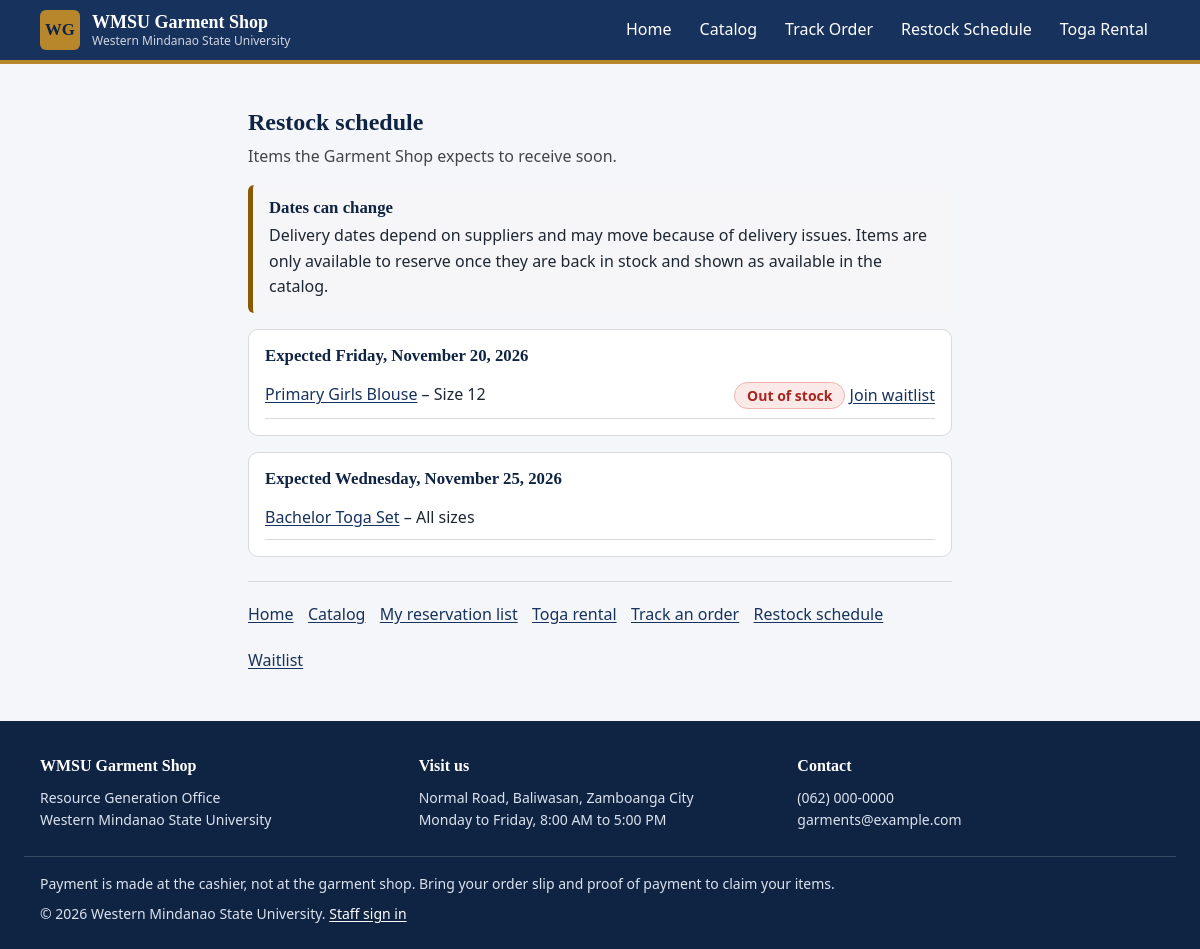
/restock.php, run on the app's committed database.
### tables this page shows
CREATE TABLE restock_schedule (
  restock_id     INT UNSIGNED NOT NULL AUTO_INCREMENT,
  variant_id     INT UNSIGNED NULL,
  item_id        INT UNSIGNED NULL,
  expected_date  DATE NOT NULL,
  expected_qty   INT NULL,
  note           VARCHAR(255) NULL,
  status         ENUM('scheduled','delivered','delayed') NOT NULL DEFAULT 'scheduled',
  created_by     INT UNSIGNED NULL,
  created_at     DATETIME NOT NULL DEFAULT CURRENT_TIMESTAMP,
  updated_at     DATETIME NOT NULL DEFAULT CURRENT_TIMESTAMP ON UPDATE CURRENT_TIMESTAMP,
  PRIMARY KEY (restock_id),
  KEY idx_restock_variant (variant_id),
  KEY idx_restock_item (item_id),
  KEY idx_restock_status_date (status, expected_date),
  CONSTRAINT fk_restock_variant FOREIGN KEY (variant_id) REFERENCES item_variants (variant_id),
  CONSTRAINT fk_restock_item    FOREIGN KEY (item_id) REFERENCES items (item_id),
  CONSTRAINT fk_restock_user    FOREIGN KEY (created_by) REFERENCES users (user_id),
  CONSTRAINT chk_restock_target CHECK (variant_id IS NOT NULL OR item_id IS NOT NULL)
);

CREATE TABLE items (
  item_id              INT UNSIGNED NOT NULL AUTO_INCREMENT,
  category_id          SMALLINT UNSIGNED NOT NULL,
  education_level_id   TINYINT UNSIGNED NULL,
  course_id            SMALLINT UNSIGNED NULL,
  item_code            VARCHAR(30)  NOT NULL,
  name                 VARCHAR(150) NOT NULL,
  description          VARCHAR(500) NULL,
  item_type            ENUM('ready_made','made_to_order','rental','alteration') NOT NULL,
  reservation_mode     ENUM('auto','approval','none') NOT NULL DEFAULT 'approval',
  max_qty_per_request  TINYINT UNSIGNED NOT NULL DEFAULT 3,    
  tracks_stock         TINYINT(1) NOT NULL DEFAULT 1,          
  is_active            TINYINT(1) NOT NULL DEFAULT 1,
  created_at           DATETIME NOT NULL DEFAULT CURRENT_TIMESTAMP,
  updated_at           DATETIME NOT NULL DEFAULT CURRENT_TIMESTAMP ON UPDATE CURRENT_TIMESTAMP,
  PRIMARY KEY (item_id),
  UNIQUE KEY uq_items_code (item_code),
  KEY idx_items_category (category_id),
  KEY idx_items_level (education_level_id),
  KEY idx_items_course (course_id),
  CONSTRAINT fk_items_category FOREIGN KEY (category_id) REFERENCES categories (category_id),
  CONSTRAINT fk_items_level    FOREIGN KEY (education_level_id) REFERENCES education_levels (education_level_id),
  CONSTRAINT fk_items_course   FOREIGN KEY (course_id) REFERENCES courses (course_id),
  CONSTRAINT chk_items_max_qty CHECK (max_qty_per_request >= 1)
);

CREATE TABLE item_variants (
  variant_id          INT UNSIGNED NOT NULL AUTO_INCREMENT,
  item_id             INT UNSIGNED NOT NULL,
  size_label          VARCHAR(20)  NOT NULL,
  sku                 VARCHAR(40)  NOT NULL,
  unit_price          DECIMAL(10,2) NOT NULL,
  quantity_on_hand    INT NOT NULL DEFAULT 0,
  quantity_reserved   INT NOT NULL DEFAULT 0,
  quantity_available  INT AS (quantity_on_hand - quantity_reserved) VIRTUAL,
  low_stock_threshold INT NOT NULL DEFAULT 5,
  is_active           TINYINT(1) NOT NULL DEFAULT 1,
  created_at          DATETIME NOT NULL DEFAULT CURRENT_TIMESTAMP,
  updated_at          DATETIME NOT NULL DEFAULT CURRENT_TIMESTAMP ON UPDATE CURRENT_TIMESTAMP,
  PRIMARY KEY (variant_id),
  UNIQUE KEY uq_variants_sku (sku),
  UNIQUE KEY uq_variants_item_size (item_id, size_label),
  CONSTRAINT fk_variants_item FOREIGN KEY (item_id) REFERENCES items (item_id),
  CONSTRAINT chk_variant_price     CHECK (unit_price >= 0),
  CONSTRAINT chk_variant_on_hand   CHECK (quantity_on_hand >= 0),
  CONSTRAINT chk_variant_reserved  CHECK (quantity_reserved >= 0),
  CONSTRAINT chk_variant_res_le_oh CHECK (quantity_reserved <= quantity_on_hand)
);

### includes/db.php (called while the page is built, shortened)
<?php
function db(): PDO
{
    static $pdo = null;
    $c = config('db', []);
    $dsn = sprintf(
        'mysql:host=%s;port=%d;dbname=%s;charset=%s',
        $c['host'] ?? '127.0.0.1',
        (int)($c['port'] ?? 3306),
        $c['name'] ?? '',
        $c['charset'] ?? 'utf8mb4'
    );
    try {
        $pdo = new PDO($dsn, $c['user'] ?? 'root', $c['pass'] ?? '', [
            PDO::ATTR_ERRMODE            => PDO::ERRMODE_EXCEPTION,
            PDO::ATTR_DEFAULT_FETCH_MODE => PDO::FETCH_ASSOC,
            PDO::ATTR_EMULATE_PREPARES   => false,
        ]);
    } catch (PDOException $ex) {
        throw new RuntimeException(
            'Could not connect to the database.' . (config('debug') ? ' ' . $ex->getMessage() : '')
        );
    }
    $pdo->exec('SET time_zone = ' . $pdo->quote(date('P')));
    return $pdo;
}
function db_run(string $sql, array $params = []): PDOStatement
{
    $stmt = db()->prepare($sql);
    $stmt->execute($params);
    return $stmt;
}
function db_all(string $sql, array $params = []): array
{
    return db_run($sql, $params)->fetchAll();
}

### includes/restock_lib.php (called while the page is built, shortened)
<?php
function rs_upcoming(): array
{
    $rows = db_all(
        "SELECT r.restock_id, r.expected_date, r.status,
                i.item_id, i.name AS item_name, i.tracks_stock,
                v.variant_id, v.size_label, v.low_stock_threshold,
                (v.quantity_on_hand - v.quantity_reserved) AS available
           FROM restock_schedule r
           LEFT JOIN item_variants v ON v.variant_id = r.variant_id
           JOIN items i ON i.item_id = COALESCE(v.item_id, r.item_id)
          WHERE r.status IN ('scheduled','delayed') AND i.is_active = 1
            AND (v.variant_id IS NULL OR v.is_active = 1)
          ORDER BY r.expected_date, i.name, v.variant_id"
    );
    $today = date('Y-m-d');
    $dated = [];
    $unconfirmed = [];
    foreach ($rows as $r) {
        if ($r['status'] === 'delayed' || $r['expected_date'] < $today) {
            $unconfirmed[] = $r;
        } else {
            $dated[$r['expected_date']][] = $r;
        }
    }
    return ['dated' => $dated, 'unconfirmed' => $unconfirmed];
}
function rs_can_waitlist(array $r): bool
{
    return $r['variant_id'] !== null && (int) $r['tracks_stock'] === 1 && (int) $r['available'] <= 0;
}
function rs_size_text(array $r): string
{
    return $r['variant_id'] === null ? 'All sizes' : 'Size ' . $r['size_label'];
}

### config/config.php (called while the page is built)
<?php
return [
    'app_name'    => 'WMSU Garment Shop',
    'app_tagline' => 'Online Uniform and Toga Ordering',
    'base_url'    => '/garments',
    'timezone'    => 'Asia/Manila',
    'debug'       => true,
    'session_name' => 'garments_sid',
    'db' => [
        'host'    => '127.0.0.1',
        'port'    => 3306,
        'name'    => 'wmsu_garment_shop',
        'user'    => 'root',
        'pass'    => '',
        'charset' => 'utf8mb4',
    ],
    'student_no_pattern' => '/^([0-9]{4}-[0-9]{5}|[0-9]{12})$/',
    'items_per_page' => 12,
    'shop' => [
        'name'     => 'WMSU Garment Shop',
        'office'   => 'Resource Generation Office',
        'school'   => 'Western Mindanao State University',
        'address'  => 'Normal Road, Baliwasan, Zamboanga City',
        'hours'    => 'Monday to Friday, 8:00 AM to 5:00 PM',
        'phone'    => '(062) 000-0000',
        'email'    => 'garments@example.com',
    ],
];

### restock.php (the view, shortened to what this page needs)
<?php
require_once __DIR__ . '/includes/public5_common.php';
require_once __DIR__ . '/includes/restock_lib.php';
$data = rs_upcoming();
$focus = (int) ($_GET['item'] ?? 0);
echo s5_asset_tags(true);
function rs_render_row(array $r, int $focus, bool $show_status): void
{ ?>
  <li<?= $focus > 0 && (int) $r['item_id'] === $focus ? ' style="background:#fff8e1"' : '' ?>>
    <span>
      <a href="<?= e(url('item.php', ['id' => (int) $r['item_id']])) ?>"><?= e($r['item_name']) ?></a>
      &ndash; <?= e(rs_size_text($r)) ?>
    </span>
    <span>
      <?php if ($r['variant_id'] !== null): ?><?= stock_badge((int) $r['available'], (int) $r['low_stock_threshold']) ?><?php endif; ?>
      <?php if (rs_can_waitlist($r)): ?> <a href="<?= e(url('waitlist.php', ['variant' => (int) $r['variant_id']])) ?>">Join waitlist</a><?php endif; ?>
    </span>
  </li>
<?php } ?>
<main class="s5-page" id="main">
  <h1>Restock schedule</h1>
  <p class="s5-lead">Items the Garment Shop expects to receive soon.</p>
  <div class="s5-alert s5-alert--warning">
    <h3>Dates can change</h3>
    <p>Delivery dates depend on suppliers and may move because of delivery issues. Items are only available to reserve once they are back in stock and shown as available in the catalog.</p>
  </div>
<?php foreach ($data['dated'] as $date => $rows): ?>
  <section class="s5-day s5-card">
    <h3>Expected <?= e(format_date($date, 'l, F j, Y')) ?></h3>
    <ul class="s5-list"><?php foreach ($rows as $r) { rs_render_row($r, $focus, false); } ?></ul>
  </section>
<?php endforeach; ?>
  <?= s5_quicklinks_html() ?>
</main>

### includes/helpers.php (shortened to what this page needs)
<?php
function config(?string $key = null, $default = null)
{
    static $cfg = null;
    if ($cfg === null) {
        $file = __DIR__ . '/../config/config.php';
        $cfg = require $file;
    }
    $value = $cfg;
    foreach (explode('.', $key) as $part) {
        $value = $value[$part];
    }
    return $value;
}
function e($value): string
{
    return htmlspecialchars((string)($value ?? ''), ENT_QUOTES | ENT_SUBSTITUTE, 'UTF-8');
}
function url(string $path = '', array $query = []): string
{
    $base = rtrim((string)config('base_url', ''), '/');
    $url = $base . '/' . ltrim($path, '/');
    if ($query) {
        $url .= (strpos($url, '?') === false ? '?' : '&') . http_build_query($query);
    }
    return $url;
}
function format_date($value, string $format = 'M j, Y'): string
{
    try {
        return (new DateTimeImmutable((string)$value))->format($format);
    } catch (Exception $ex) {
        return '—';
    }
}
function stock_badge(int $available, int $low_threshold = 5): string
{
    if ($available <= 0) {
        return '<span class="badge badge--out">Out of stock</span>';
    }
    return '<span class="badge badge--in">In stock</span>';
}

### assets/css/app.css (style rules this page uses)
:root { --color-primary: #17325c; --color-primary-dark: #0f2342; --color-primary-light: #e7edf6; --color-accent: #b8862b; --color-accent-dark: #8f6718; --color-accent-light: #f8f0dc; --color-text: #1d2733; --color-text-muted: #526071; --color-bg: #f4f6f9; --color-surface: #ffffff; --color-border: #d3dae3; --color-border-strong: #aeb9c7; --color-success: #1c6b45; --color-success-bg: #e5f3eb; --color-warning: #7a5200; --color-warning-bg: #fff3d1; --color-danger: #a7261f; --color-danger-bg: #fbe9e7; --color-info: #1a5a9e; --color-info-bg: #e5eff9; --color-focus: #2b6fd1; --font-body: system-ui, -apple-system, "Segoe UI", Roboto, "Helvetica Neue", Arial, sans-serif; --font-heading: Charter, "Bitstream Charter", "Sitka Text", Cambria, Georgia, serif; --text-sm: 0.875rem; --text-base: 1rem; --text-lg: 1.125rem; --text-xl: 1.375rem; --text-2xl: 1.75rem; --text-3xl: 2.25rem; --leading: 1.6; --space-1: 0.25rem; --space-2: 0.5rem; --space-3: 0.75rem; --space-4: 1rem; --space-5: 1.5rem; --space-6: 2rem; --space-7: 3rem; --space-8: 4rem; --radius: 6px; --radius-lg: 10px; --shadow: 0 1px 2px rgba(15, 35, 66, .08), 0 2px 8px rgba(15, 35, 66, .06); --container: 72rem; --tap: 2.75rem; }
*, *::before, *::after { box-sizing: border-box; }
html { -webkit-text-size-adjust: 100%; scroll-behavior: smooth; }
body { margin: 0; font-family: var(--font-body); font-size: var(--text-base); line-height: var(--leading); color: var(--color-text); background: var(--color-bg); }
h1, h2, h3, h4 { font-family: var(--font-heading); line-height: 1.25; color: var(--color-primary-dark); margin: 0 0 var(--space-3); }
h1 { font-size: var(--text-2xl); }
h3 { font-size: var(--text-lg); }
p, ul, ol, dl, table, figure { margin: 0 0 var(--space-4); }
a { color: var(--color-primary); text-underline-offset: 2px; }
@media (min-width: 48em) { h1 { font-size: var(--text-3xl); } }
.badge { display: inline-block; padding: 2px var(--space-3); font-size: var(--text-sm); font-weight: 600; line-height: 1.5; border-radius: 999px; white-space: nowrap; border: 1px solid transparent; background: var(--color-bg); color: var(--color-text); }
.badge--out { background: var(--color-danger-bg); color: var(--color-danger); border-color: #efb4af; }

### assets/css/print.css (style rules this page uses)
body { background: #fff !important; color: #000; font-size: 11pt; line-height: 1.4; }
.badge { border: 1px solid #000; background: none !important; color: #000 !important; }
a { color: #000; text-decoration: none; }
h1, h2, h3 { color: #000; break-after: avoid; }

### assets/css/session5.css (style rules this page uses)
.s5-page { --s5-accent:var(--color-primary,#7a1f2b);--s5-ok:#1d6b3a;--s5-warn:#8a5a00;--s5-bad:#a32020;--s5-info:#1f4f7a; --s5-line:#d9d9de;--s5-soft:#f6f6f8;max-width:46rem;margin:0 auto;padding:1rem }
.s5-page h1 { font-size:1.5rem;margin:.2rem 0 .4rem }
.s5-lead { color:#444;margin:0 0 1rem }
.s5-card { background:#fff;border:1px solid var(--s5-line);border-radius:10px;padding:1rem;margin:0 0 1rem }
.s5-alert { border-left:5px solid var(--s5-info);background:var(--s5-soft);padding:.8rem 1rem;border-radius:6px;margin:0 0 1rem }
.s5-alert h3 { margin:0 0 .25rem;font-size:1.05rem }
.s5-alert p { margin:0 }
.s5-alert--warning { border-color:var(--s5-warn) }
.s5-day { margin:0 0 1rem }
.s5-day h3 { margin:0 0 .4rem;font-size:1.05rem }
.s5-list { list-style:none;margin:0;padding:0 }
.s5-list li { display:flex;flex-wrap:wrap;gap:.3rem .8rem;justify-content:space-between;align-items:center;padding:.55rem 0;border-bottom:1px solid var(--s5-line) }

### data on the page
restock_schedule: items.name "Primary Girls Blouse", variant.size_label "Size 12", shows "Out of stock"
restock_schedule: item.name "Bachelor Toga Set", r "All sizes"

### other printed values
config('app_name') "WMSU Garment Shop"
config('shop.school', '') "Western Mindanao State University"
$label "Home"
$label "Catalog"
$label "Track Order"
$label "Restock Schedule"
$label "Toga Rental"
format_date($date, 'l, F j, Y') "Friday, November 20, 2026"
format_date($date, 'l, F j, Y') "Wednesday, November 25, 2026"
$l['label'] "Home"
$l['label'] "Catalog"
$l['label'] "My reservation list"
$l['label'] "Toga rental"
$l['label'] "Track an order"
$l['label'] "Restock schedule"
